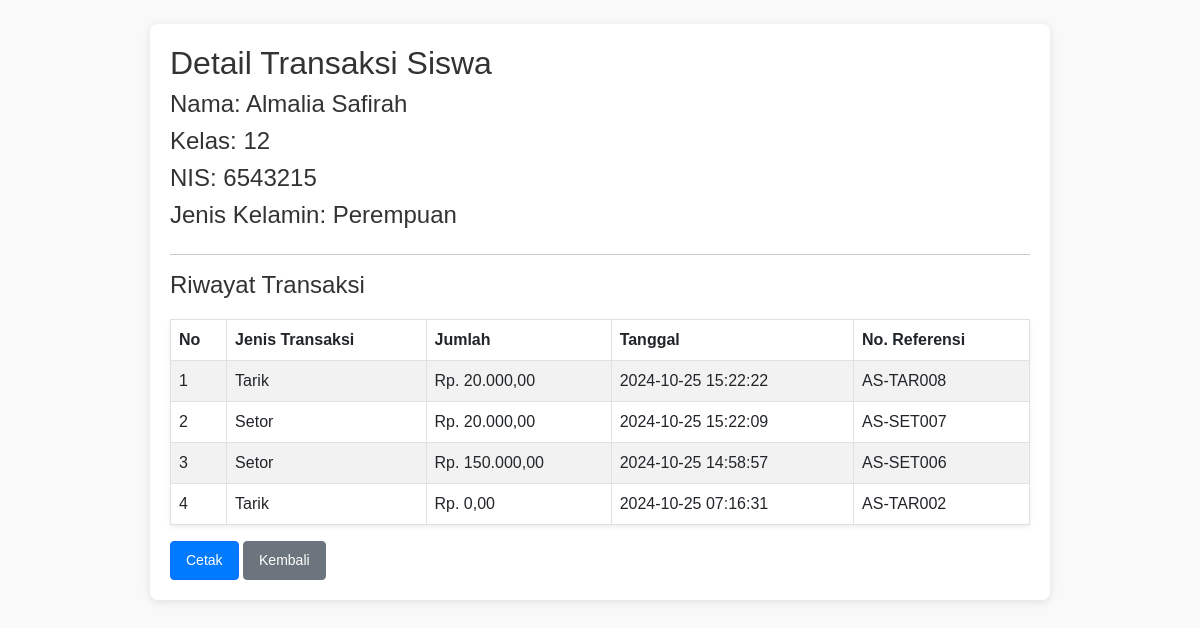
/detail_transaksi.php?id_siswa=2, run on the app's committed database.
### tables this page shows
CREATE TABLE `siswa` (
  `id_siswa` int(11) NOT NULL,
  `nama` varchar(100) NOT NULL,
  `kelas` varchar(10) DEFAULT NULL,
  `nisn` varchar(25) DEFAULT NULL,
  `jenis_kelamin` enum('L','P') DEFAULT NULL
);

CREATE TABLE `transaksi` (
  `id_transaksi` int(11) NOT NULL,
  `jenis_transaksi` enum('setor','tarik') DEFAULT NULL,
  `saldo` decimal(10,2) DEFAULT NULL,
  `tanggal` datetime DEFAULT CURRENT_TIMESTAMP,
  `no_referensi` varchar(50) DEFAULT NULL,
  `id_siswa` int(11) DEFAULT NULL
);

### detail_transaksi.php (the view, shortened to what this page needs)
<?php
$host = "localhost";
$user = "root";
$pass = "";
$db   = "tabungan_siswa";
$conn = new mysqli($host, $user, $pass, $db);
$id_siswa = isset($_GET['id_siswa']) ? $_GET['id_siswa'] : null;
$query_siswa = "SELECT nama, kelas, nisn, jenis_kelamin FROM siswa WHERE id_siswa = ?";
$stmt_siswa = $conn->prepare($query_siswa);
$stmt_siswa->bind_param("i", $id_siswa);
$stmt_siswa->execute();
$result_siswa = $stmt_siswa->get_result();
$siswa = $result_siswa->fetch_assoc();
$query_transaksi = "
    SELECT jenis_transaksi, saldo, tanggal, no_referensi
    FROM transaksi
    WHERE id_siswa = ?
    ORDER BY tanggal DESC
";
$stmt_transaksi = $conn->prepare($query_transaksi);
$stmt_transaksi->bind_param("i", $id_siswa);
$stmt_transaksi->execute();
$result_transaksi = $stmt_transaksi->get_result();
?>
<!DOCTYPE html>
<html lang="id">
<head>
    <link href="https://cdn.jsdelivr.net/npm/bootstrap@5.0.0-beta3/dist/css/bootstrap.min.css" rel="stylesheet">
</head>
<body>
<div class="container mt-4">
    <h2>Detail Transaksi Siswa</h2>
    <div class="row">
        <div class="col-md-6">
            <h4>Nama: <?php echo $siswa['nama']; ?></h4>
            <h4>Kelas: <?php echo $siswa['kelas']; ?></h4>
            <h4>NIS: <?php echo $siswa['nisn']; ?></h4>
            <h4>Jenis Kelamin: <?php echo ($siswa['jenis_kelamin'] == 'L') ? 'Laki-laki' : 'Perempuan'; ?></h4>
        </div>
    </div>
    <hr>
    <h4>Riwayat Transaksi</h4>
    <table class="table table-striped table-bordered bg-white rounded shadow-sm">
        <thead>
            <tr>
                <th scope="col">No</th>
                <th scope="col">Jenis Transaksi</th>
                <th scope="col">Jumlah</th>
                <th scope="col">Tanggal</th>
                <th scope="col">No. Referensi</th>
            </tr>
        </thead>
        <tbody>
            <?php
            if ($result_transaksi->num_rows > 0) {
                $nomor = 1;
                while ($row = $result_transaksi->fetch_assoc()) {
                    echo "<tr>
                            <td>" . $nomor++ . "</td>
                            <td>" . ucfirst($row['jenis_transaksi']) . "</td>
                            <td>Rp. " . number_format($row['saldo'], 2, ',', '.') . "</td>
                            <td>{$row['tanggal']}</td>
                            <td>{$row['no_referensi']}</td>
                          </tr>";
                }
            } else {
                echo "<tr><td colspan='5'>Tidak ada riwayat transaksi.</td></tr>";
            }
            ?>
        </tbody>
    </table>
    <button class="btn btn-primary" onclick="window.print();">Cetak</button>
    <a href="#" class="btn btn-secondary" onclick="window.history.back();">Kembali</a>
</div>
</body>
</html>

### detail_transaksi.php (style rules this page uses)
body { font-family: Arial, sans-serif; background-color: #f9f9f9; margin: 0; padding: 0; }
.container { width: 85%; max-width: 900px; margin: 20px auto; padding: 20px; background-color: #fff; border-radius: 8px; box-shadow: 0 2px 10px rgba(0, 0, 0, 0.1); }
h2, h4 { color: #333; }
table { width: 100%; margin-top: 20px; border-collapse: collapse; }
th, td { padding: 8px; text-align: left; border-bottom: 1px solid #ddd; }
th { background-color: #f2f2f2; }
.btn { font-size: 14px; padding: 8px 15px; }
.btn-primary { background-color: #007bff; }
.btn-secondary { background-color: #6c757d; }

### data on the page
siswa: nama "Almalia Safirah", kelas "12", nisn "6543215"
transaksi: jenis_transaksi "Tarik", saldo "20.000,00", tanggal "2024-10-25 15:22:22", no_referensi "AS-TAR008"
transaksi: jenis_transaksi "Setor", saldo "20.000,00", tanggal "2024-10-25 15:22:09", no_referensi "AS-SET007"
transaksi: jenis_transaksi "Setor", saldo "150.000,00", tanggal "2024-10-25 14:58:57", no_referensi "AS-SET006"
transaksi: jenis_transaksi "Tarik", saldo "0,00", tanggal "2024-10-25 07:16:31", no_referensi "AS-TAR002"
